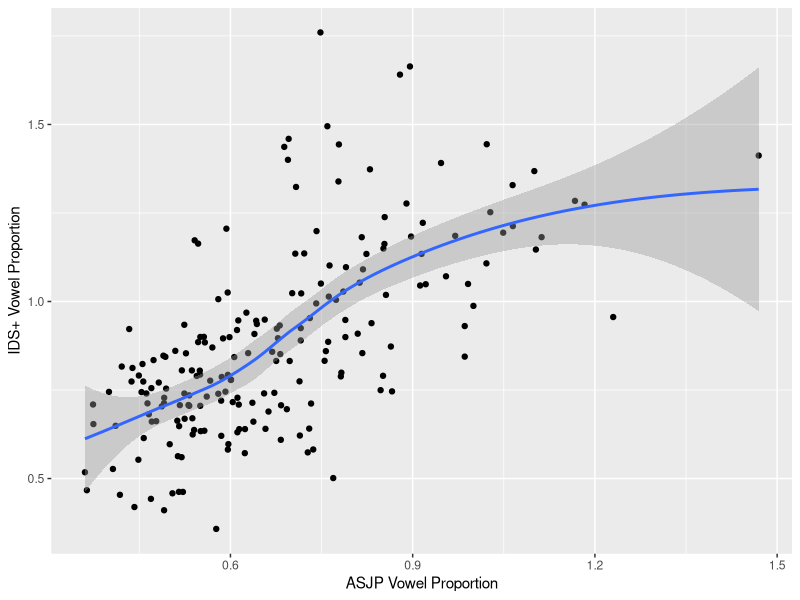
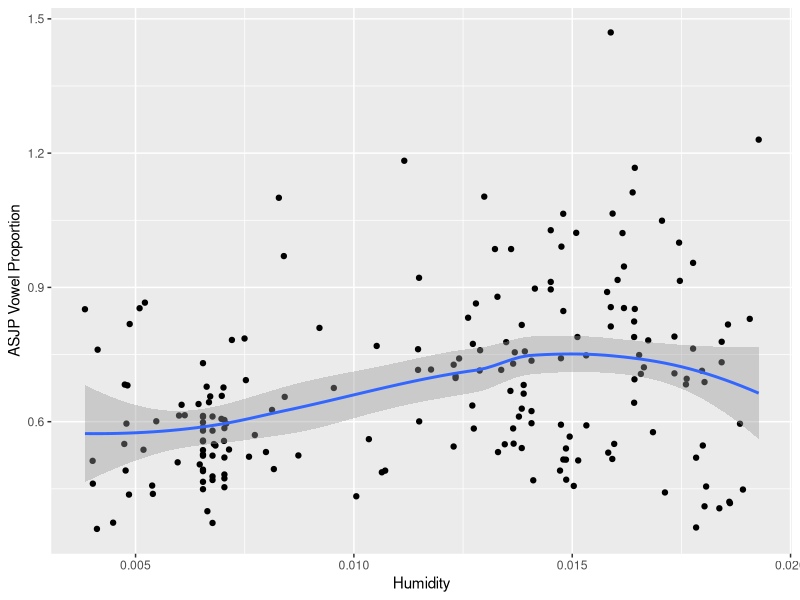
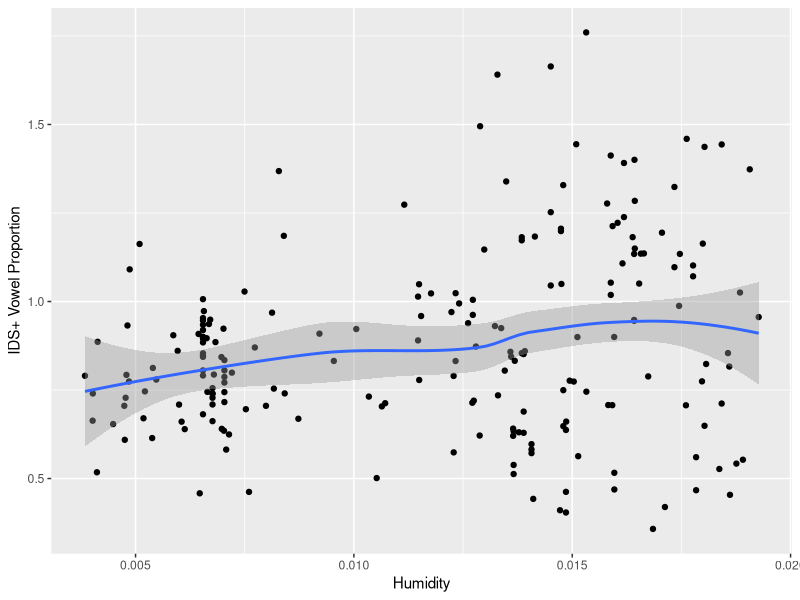
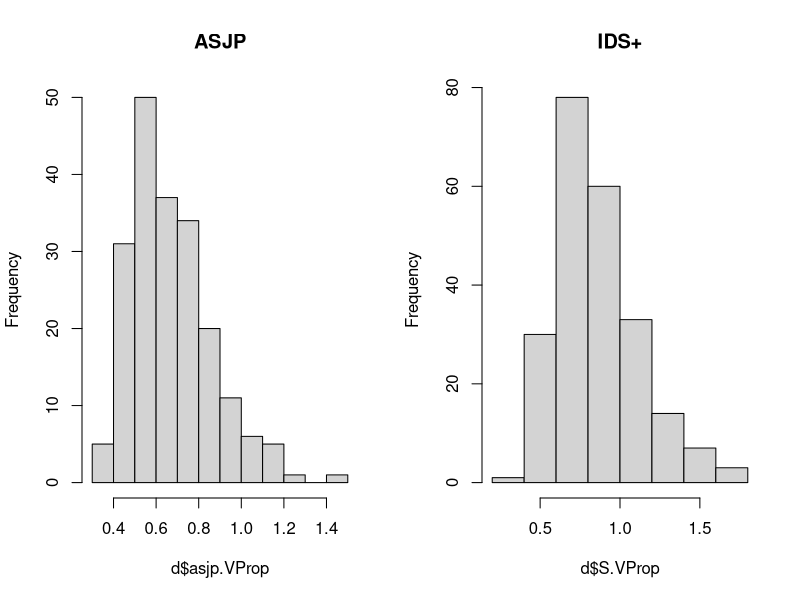

R code for these plots, in order:
library(lme4)
library(ggplot2)
setwd("~/Documents/MPI/ClimateAndLanguage/PHOIBLE_Replication/analysis/")

d = read.csv("../data/ASJP_and_SlonimskaRoberts_VowelProportions.csv", stringsAsFactors = F)



ggplot(d[!is.na(d$asjp.VProp),], aes(x =asjp.VProp, y = S.VProp)) +
         xlab("ASJP Vowel Proportion") +
         ylab("IDS+ Vowel Proportion") +
         geom_point() +
         geom_smooth()

cor.test(d$asjp.VProp, d$S.VProp)

ggplot(d[!is.na(d$asjp.VProp),], aes(x =specH.mean, y = asjp.VProp)) +
  xlab("Humidity") +
  ylab("ASJP Vowel Proportion") +
  geom_point() +
  geom_smooth()

ggplot(d, aes(x =specH.mean, y = S.VProp)) +
  xlab("Humidity") +
  ylab("IDS+ Vowel Proportion") +
  geom_point() +
  geom_smooth()



par(mfrow = c(1,2))
hist(d$asjp.VProp, main="ASJP")
hist(d$S.VProp,main="IDS+")
par(mfrow=c(1,1))

d$asjp.VProp.scale = scale(d$asjp.VProp)
d$S.VProp.scale = scale(d$S.VProp)


m0 = lmer(asjp.VProp.scale~ 1 +
            (1  | family) +
            (1  | autotyp.area),
          data = d[!is.na(d$specH.mean),])

m1 = lmer(asjp.VProp.scale~ 1 +
            specH.mean + 
            (1  | family) +
            (1  | autotyp.area),
          data = d[!is.na(d$specH.mean),])

anova(m0,m1)

m0 = lmer(S.VProp.scale~ 1 +
          (1 + specH.mean | family) +
          (1 + specH.mean | autotyp.area),
            data = d,
          control = lmerControl(optimizer = 'bobyqa',
                                optCtrl = list(maxfun=50000)))

m1 = lmer(S.VProp.scale~ 1 +
            specH.mean + 
            (1 + specH.mean | family) +
            (1 + specH.mean | autotyp.area),
          data = d,
          control = lmerControl(optimizer = 'bobyqa',
                                optCtrl = list(maxfun=50000)))

anova(m0,m1)
